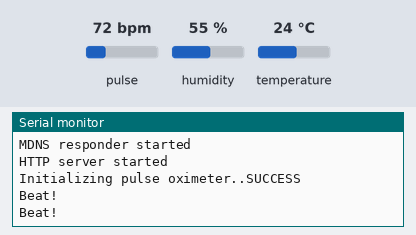
A sketch run on a simulated ESP32. On the bench: the last lines printed to the serial monitor. The inputs (shaded band) are chosen by the test bench; at power-on: humidity 55 %, temperature 24 °C, pulse 72 bpm. WiFi joins after 1.5 s; servers stay silent unless stated.

Above: at 4.7 s.
4.8 s: humidity set to 22 %
At 11.74 s:
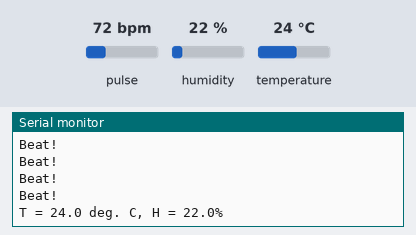
13.0 s: temperature set to 12 °C
At 14.2 s:
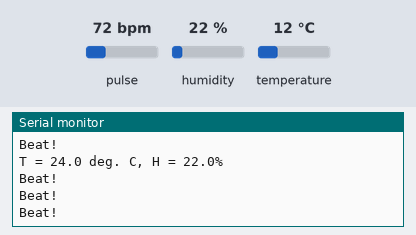
21.8 s: humidity set to 40 %
At 24.3 s:
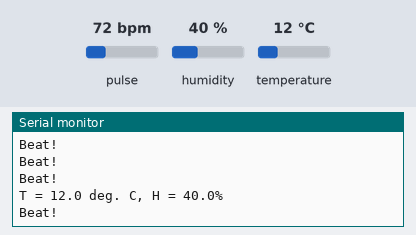

The sketch:

DHTAsyncTesterMax30100ServerThingSpeak.ino
```cpp
#include <Arduino.h>
#include "DHT_Async.h"
#include <Wire.h>
#include "MAX30100_PulseOximeter.h"
#include <WiFi.h>
#include <WiFiClient.h>
#include <WebServer.h>
#include <ESPmDNS.h>
#include "homepage.h"

#include "secrets.h"
#include "ThingSpeak.h"                       // always include thingspeak header file after other header files and custom macros
#define REPORTING_PERIOD_MS_THINGSPEAK 20000  // report to ThingSpeak every 20s

char ssid[] = SECRET_SSID;  // your network SSID (name)
char pass[] = SECRET_PASS;  // your network password
int keyIndex = 0;           // your network key Index number (needed only for WEP)

uint32_t tsLastReportThingSpeak = 0;  //4 byte unsigned int to to time ThingSpeak 20s
WiFiClient client;

unsigned long myChannelNumber = SECRET_CH_ID;
const char* myWriteAPIKey = SECRET_WRITE_APIKEY;

// Initialize our values
int number = 0;
String myStatus = "";

//const char* ssid = "VODAFONE-6FF0";
//const char* password = "eXfNsqM2LP7kbsaa";
//char ssid[] = "AndroidAP";     // your network SSID (name)
//char password[] = "rzyx6826";  // your network password
WebServer server(80);

/* Uncomment according to your sensortype. */
#define DHT_SENSOR_TYPE DHT_TYPE_11
//#define DHT_SENSOR_TYPE DHT_TYPE_21
//#define DHT_SENSOR_TYPE DHT_TYPE_22

static const int DHT_SENSOR_PIN = 4;
DHT_Async dht_sensor(DHT_SENSOR_PIN, DHT_SENSOR_TYPE);

#define REPORTING_PERIOD_MS 1000
float temperature;
float humidity;
float beat;
// PulseOximeter is the higher level interface to the sensor
// it offers:
//  * beat detection reporting
//  * heart rate calculation
//  * SpO2 (oxidation level) calculation
PulseOximeter pox;

uint32_t tsLastReport = 0;
void handleRoot() {

  String message = homePagePart1 + temperature + homePagePart2 + humidity + homePagePart3 + beat + homePagePart4;


  server.send(200, "text/html", message);
}
void handleNotFound() {

  String message = "File Not Found\n\n";
  message += "URI: ";
  message += server.uri();
  message += "\nMethod: ";
  message += (server.method() == HTTP_GET) ? "GET" : "POST";
  message += "\nArguments: ";
  message += server.args();
  message += "\n";
  for (uint8_t i = 0; i < server.args(); i++) {
    message += " " + server.argName(i) + ": " + server.arg(i) + "\n";
  }
  server.send(404, "text/plain", message);
}
// Callback (registered below) fired when a pulse is detected
void onBeatDetected() {
  Serial.println("Beat!");
}

void setup() {
  Serial.begin(115200);

  WiFi.mode(WIFI_STA);
  ThingSpeak.begin(client);  // Initialize ThingSpeak


  delay(2000);
  WiFi.mode(WIFI_STA);
  WiFi.begin(ssid, pass);
  Serial.println("");

  // Wait for connection
  while (WiFi.status() != WL_CONNECTED) {
    delay(500);
    Serial.print(".");
  }
  Serial.println("");
  Serial.print("Connected to ");
  Serial.println(ssid);
  Serial.print("IP address: ");
  Serial.println(WiFi.localIP());

  if (MDNS.begin("esp32")) {
    Serial.println("MDNS responder started");
  }
  server.on("/", handleRoot);
  server.on("/inline", []() {
    server.send(200, "text/plain", "this works as well");
  });
  server.onNotFound(handleNotFound);

  server.begin();
  Serial.println("HTTP server started");

  // The default current for the IR LED is 50mA and it could be changed
  //   by uncommenting the following line. Check MAX30100_Registers.h for all the
  //   available options.
  // pox.setIRLedCurrent(MAX30100_LED_CURR_7_6MA);

  // Register a callback for the beat detection
  Serial.print("Initializing pulse oximeter..");

  // Initialize the PulseOximeter instance
  // Failures are generally due to an improper I2C wiring, missing power supply
  // or wrong target chip
  if (!pox.begin()) {
    Serial.println("FAILED");
    for (;;)
      ;
  } else {
    Serial.println("SUCCESS");
  }
  pox.setOnBeatDetectedCallback(onBeatDetected);
  /* pox.update();

  // Asynchronously dump heart rate and oxidation levels to the serial
  // For both, a value of 0 means "invalid"
  if (millis() - tsLastReport > REPORTING_PERIOD_MS) {
    Serial.print("Heart rate:");
    beat = pox.getHeartRate();
    Serial.print(beat);
    Serial.print("bpm / SpO2:");
    Serial.print(pox.getSpO2());
    Serial.println("%");

    tsLastReport = millis();
  }

  /* Measure temperature and humidity.  If the functions returns
       true, then a measurement is available.
  if (measure_environment(&temperature, &humidity)) {
    Serial.print("T = ");
    Serial.print(temperature, 1);
    Serial.print(" deg. C, H = ");
    Serial.print(humidity, 1);
    Serial.println("%");
  }
  delay(4000);*/
}

/*
 * Poll for a measurement, keeping the state machine alive.  Returns
 * true if a measurement is available.
 */
static bool measure_environment(float* temperature, float* humidity) {
  static unsigned long measurement_timestamp = millis();

  /* Measure once every four seconds. */
  if (millis() - measurement_timestamp > 4000ul) {
    if (dht_sensor.measure(temperature, humidity)) {
      measurement_timestamp = millis();
      return (true);
    }
  }

  return (false);
}
/*
 * Main program loop.
 */
void loop() {

  // Make sure to call update as fast as possible
  server.handleClient();
  pox.update();


  // Asynchronously dump heart rate and oxidation levels to the serial
  // For both, a value of 0 means "invalid"
  if (millis() - tsLastReport > REPORTING_PERIOD_MS) {
    //  Serial.print("Heart rate:");
    beat = pox.getHeartRate();
    //  Serial.print(beat);
    //  Serial.print("bpm / SpO2:");
    //  Serial.print(pox.getSpO2());
    //  Serial.println("%");

    tsLastReport = millis();
  }

  /* Measure temperature and humidity.  If the functions returns
       true, then a measurement is available. */
  if (measure_environment(&temperature, &humidity)) {
    Serial.print("T = ");
    Serial.print(temperature, 1);
    Serial.print(" deg. C, H = ");
    Serial.print(humidity, 1);
    Serial.println("%");
  }

  ThingSpeak.setField(4, temperature);
  ThingSpeak.setField(3, number);


  if (millis() - tsLastReportThingSpeak > REPORTING_PERIOD_MS_THINGSPEAK ) {
   /*   // figure out the status message
     if (temperature > 25 ) {
    myStatus = String("Temperature is too high.");
  } else if (temperature < 15 ) {
    myStatus = String("Temperature is too low.");
  }
  else {
    myStatus = String("Temperature is fine.");
  }
    // set the status
    ThingSpeak.setStatus(myStatus);*/
  pox.update();
    // write to the ThingSpeak channel
    int x = ThingSpeak.writeFields(myChannelNumber, myWriteAPIKey);
    if (x == 200) {
      Serial.println("Channel update successful.");
    } else {
      Serial.println("Problem updating channel. HTTP error code " + String(x));
    }


    tsLastReportThingSpeak = millis();  //update the time stamp

    //delay(20000);  // Wait 20 seconds to update the channel again
  }
}
```

homepage.h
```cpp
// To create literal strings stored in flash memory enclose your HTML code between
// F(R"=====( HTML code here )=====");
// If you have 1 reading then you probably have 2 literal strings
// If you have 2 readings then you probably have 3 literal strings etc.

String homePagePart1 = F(R"=====(<!DOCTYPE html>
<html lang="en" > <!-- Needed for Screenreaders !-->
<head>
<!-- UTF-8 character set covers most characters in the world -->
  <meta charset="utf-8">
  <!-- Make page respond to screen size !-->
  <meta name="viewport" content="width=device-width, initial-scale=1, viewport-fit=cover">
  <meta http-equiv="refresh" content="30">
<!--Include a Title. Used by Search Engines -->
<title> Temperature Reading WebServer </title>
<style>

   <!--choose good contrast between background and foreground colours -->
   body {
	background-color: DodgerBlue;
	}
	.flex-Container{
        display: flex;
        flex-direction: column;
        background-color: DodgerBlue;
        align-items: center;
      }
    h1{
    font: bold;
    font-size: 40px;
    font-family: Arial;
    color: navy;
	text-align: center;
  }
  p{
    font-size: 25px;
    font-family: Arial;
    color: navy;
	text-align: center;
   }
  th, td {
    font-size: 25px;
    padding: 8px;
    text-align: left;
    border-bottom: 1px solid #ddd;
}
</style>
</head>
	<body>
		<div class="flex-Container">
		<h1> Temperature Example Website </h1>
     <h2> My ThingSpeak Chart</h2>
    <iframe width="450" height="260" style="border: 1px solid #cccccc;" src="https://thingspeak.com/channels/225409/charts/4?bgcolor=%23ffffff&color=%23d62020&results=60&title=Temperature&xaxis=time&yaxis=Temp+C"></iframe>


		<p>Welcome to my website displaying the temperature in ATU</p>

		<table>
        <tr>
          <th>Sensor</th>
          <th>Value</th>
          <th>Unit</th>
        </tr>
        <tr>
          <td>Temperature</td>
          <td>  )=====");
String homePagePart2 = F(R"=====(</td>
         <td>Degree Cel</td>
        </tr>
		<tr>
          <td>Relative Humidity</td>
          <td> )=====");
String homePagePart3 = F(R"=====(</td>
         <td>%</td>
        </tr>
		<tr>
          <td>Heart Rate</td>
          <td> )=====");

String homePagePart4 = F(R"=====(</td>
         <td>Beats per minute</td>
        </tr>
      </table>
     </div>
	</body>
</html>)=====");
```

secrets.h
```cpp
// Use this file to store all of the private credentials
// and connection details

#define SECRET_SSID "LaPhone"		// replace MySSID with your WiFi network name
#define SECRET_PASS "password"	// replace MyPassword with your WiFi password

#define SECRET_CH_ID 225409			// replace 0000000 with your channel number
#define SECRET_WRITE_APIKEY "E57Q0IM3YOHTMMLE"   // replace XYZ with your channel write API Key
```

Measured:
- after the input at 4.8 s, the serial monitor: prints a new line after 2.7 s (image 1)
- after the input at 21.8 s, the serial monitor: prints a new line after 1.7 s (image 3)
